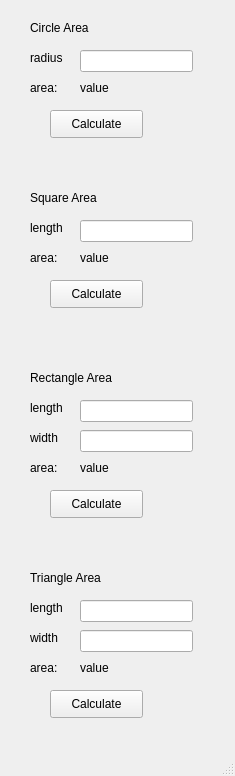
<?xml version="1.0" encoding="UTF-8"?>
<ui version="4.0">
 <class>MainWindow</class>
 <widget class="QMainWindow" name="MainWindow">
  <property name="geometry">
   <rect>
    <x>0</x>
    <y>0</y>
    <width>235</width>
    <height>776</height>
   </rect>
  </property>
  <property name="windowTitle">
   <string>MainWindow</string>
  </property>
  <widget class="QWidget" name="centralwidget">
   <widget class="QLabel" name="circle_label">
    <property name="geometry">
     <rect>
      <x>30</x>
      <y>20</y>
      <width>101</width>
      <height>16</height>
     </rect>
    </property>
    <property name="text">
     <string>Circle Area</string>
    </property>
   </widget>
   <widget class="QLabel" name="circle_radius_label">
    <property name="geometry">
     <rect>
      <x>30</x>
      <y>50</y>
      <width>55</width>
      <height>16</height>
     </rect>
    </property>
    <property name="text">
     <string>radius</string>
    </property>
   </widget>
   <widget class="QLabel" name="circle_area_label">
    <property name="geometry">
     <rect>
      <x>30</x>
      <y>80</y>
      <width>41</width>
      <height>16</height>
     </rect>
    </property>
    <property name="text">
     <string>area:</string>
    </property>
   </widget>
   <widget class="QLabel" name="circle_area_value">
    <property name="geometry">
     <rect>
      <x>80</x>
      <y>80</y>
      <width>151</width>
      <height>16</height>
     </rect>
    </property>
    <property name="text">
     <string>value</string>
    </property>
   </widget>
   <widget class="QPushButton" name="circle_calculate_button">
    <property name="geometry">
     <rect>
      <x>50</x>
      <y>110</y>
      <width>93</width>
      <height>28</height>
     </rect>
    </property>
    <property name="text">
     <string>Calculate</string>
    </property>
   </widget>
   <widget class="QLineEdit" name="circle_entry">
    <property name="geometry">
     <rect>
      <x>80</x>
      <y>50</y>
      <width>113</width>
      <height>22</height>
     </rect>
    </property>
   </widget>
   <widget class="QPushButton" name="square_calculate_button">
    <property name="geometry">
     <rect>
      <x>50</x>
      <y>280</y>
      <width>93</width>
      <height>28</height>
     </rect>
    </property>
    <property name="text">
     <string>Calculate</string>
    </property>
   </widget>
   <widget class="QLabel" name="square_label">
    <property name="geometry">
     <rect>
      <x>30</x>
      <y>190</y>
      <width>101</width>
      <height>16</height>
     </rect>
    </property>
    <property name="text">
     <string>Square Area</string>
    </property>
   </widget>
   <widget class="QLabel" name="square_length_label">
    <property name="geometry">
     <rect>
      <x>30</x>
      <y>220</y>
      <width>55</width>
      <height>16</height>
     </rect>
    </property>
    <property name="text">
     <string>length</string>
    </property>
   </widget>
   <widget class="QLineEdit" name="square_entry">
    <property name="geometry">
     <rect>
      <x>80</x>
      <y>220</y>
      <width>113</width>
      <height>22</height>
     </rect>
    </property>
   </widget>
   <widget class="QLabel" name="square_area_value">
    <property name="geometry">
     <rect>
      <x>80</x>
      <y>250</y>
      <width>151</width>
      <height>16</height>
     </rect>
    </property>
    <property name="text">
     <string>value</string>
    </property>
   </widget>
   <widget class="QLabel" name="square_area_label">
    <property name="geometry">
     <rect>
      <x>30</x>
      <y>250</y>
      <width>41</width>
      <height>16</height>
     </rect>
    </property>
    <property name="text">
     <string>area:</string>
    </property>
   </widget>
   <widget class="QLabel" name="rectangle_label">
    <property name="geometry">
     <rect>
      <x>30</x>
      <y>370</y>
      <width>101</width>
      <height>16</height>
     </rect>
    </property>
    <property name="text">
     <string>Rectangle Area</string>
    </property>
   </widget>
   <widget class="QLineEdit" name="rectangle_length_entry">
    <property name="geometry">
     <rect>
      <x>80</x>
      <y>400</y>
      <width>113</width>
      <height>22</height>
     </rect>
    </property>
   </widget>
   <widget class="QLabel" name="rectangle_length_label">
    <property name="geometry">
     <rect>
      <x>30</x>
      <y>400</y>
      <width>55</width>
      <height>16</height>
     </rect>
    </property>
    <property name="text">
     <string>length</string>
    </property>
   </widget>
   <widget class="QPushButton" name="rectangle_calculate_button">
    <property name="geometry">
     <rect>
      <x>50</x>
      <y>490</y>
      <width>93</width>
      <height>28</height>
     </rect>
    </property>
    <property name="text">
     <string>Calculate</string>
    </property>
   </widget>
   <widget class="QLabel" name="rectangle_area_value">
    <property name="geometry">
     <rect>
      <x>80</x>
      <y>460</y>
      <width>151</width>
      <height>16</height>
     </rect>
    </property>
    <property name="text">
     <string>value</string>
    </property>
   </widget>
   <widget class="QLabel" name="rectangle_area_label">
    <property name="geometry">
     <rect>
      <x>30</x>
      <y>460</y>
      <width>41</width>
      <height>16</height>
     </rect>
    </property>
    <property name="text">
     <string>area:</string>
    </property>
   </widget>
   <widget class="QLineEdit" name="rectangle_width_entry">
    <property name="geometry">
     <rect>
      <x>80</x>
      <y>430</y>
      <width>113</width>
      <height>22</height>
     </rect>
    </property>
   </widget>
   <widget class="QLabel" name="rectangle_width_label">
    <property name="geometry">
     <rect>
      <x>30</x>
      <y>430</y>
      <width>55</width>
      <height>16</height>
     </rect>
    </property>
    <property name="text">
     <string>width</string>
    </property>
   </widget>
   <widget class="QLineEdit" name="triangle_length_entry">
    <property name="geometry">
     <rect>
      <x>80</x>
      <y>600</y>
      <width>113</width>
      <height>22</height>
     </rect>
    </property>
   </widget>
   <widget class="QLineEdit" name="triangle_width_entry">
    <property name="geometry">
     <rect>
      <x>80</x>
      <y>630</y>
      <width>113</width>
      <height>22</height>
     </rect>
    </property>
   </widget>
   <widget class="QLabel" name="triangle_area_value">
    <property name="geometry">
     <rect>
      <x>80</x>
      <y>660</y>
      <width>151</width>
      <height>16</height>
     </rect>
    </property>
    <property name="text">
     <string>value</string>
    </property>
   </widget>
   <widget class="QLabel" name="triangle_length_label">
    <property name="geometry">
     <rect>
      <x>30</x>
      <y>600</y>
      <width>55</width>
      <height>16</height>
     </rect>
    </property>
    <property name="text">
     <string>length</string>
    </property>
   </widget>
   <widget class="QLabel" name="triangle_width_label">
    <property name="geometry">
     <rect>
      <x>30</x>
      <y>630</y>
      <width>55</width>
      <height>16</height>
     </rect>
    </property>
    <property name="text">
     <string>width</string>
    </property>
   </widget>
   <widget class="QPushButton" name="triangle_calculate_button">
    <property name="geometry">
     <rect>
      <x>50</x>
      <y>690</y>
      <width>93</width>
      <height>28</height>
     </rect>
    </property>
    <property name="text">
     <string>Calculate</string>
    </property>
   </widget>
   <widget class="QLabel" name="triangle_label">
    <property name="geometry">
     <rect>
      <x>30</x>
      <y>570</y>
      <width>101</width>
      <height>16</height>
     </rect>
    </property>
    <property name="text">
     <string>Triangle Area</string>
    </property>
   </widget>
   <widget class="QLabel" name="triangle_area_label">
    <property name="geometry">
     <rect>
      <x>30</x>
      <y>660</y>
      <width>41</width>
      <height>16</height>
     </rect>
    </property>
    <property name="text">
     <string>area:</string>
    </property>
   </widget>
  </widget>
  <widget class="QMenuBar" name="menubar">
   <property name="geometry">
    <rect>
     <x>0</x>
     <y>0</y>
     <width>235</width>
     <height>26</height>
    </rect>
   </property>
  </widget>
  <widget class="QStatusBar" name="statusbar"/>
 </widget>
 <resources/>
 <connections/>
</ui>
